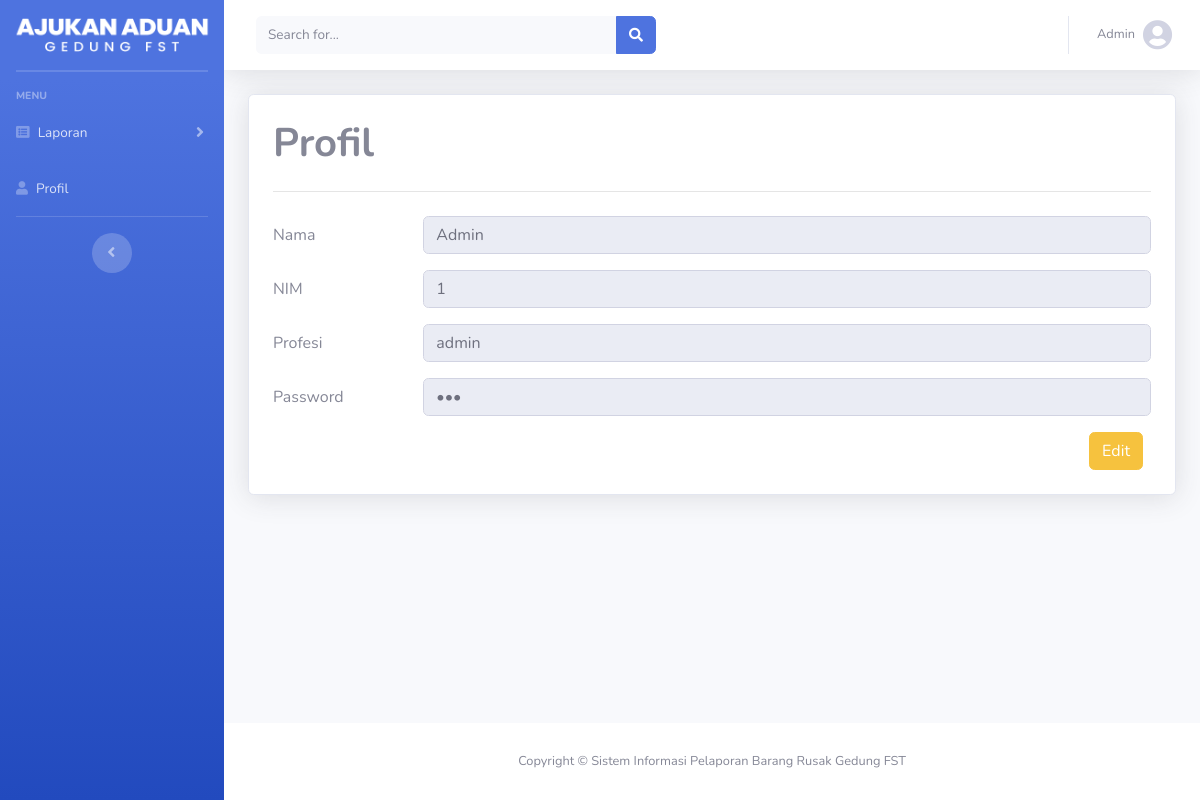
Screenshot of /user/profil.php (signed in) with the database file from the repository.
### tables this page shows
CREATE TABLE `actor` (
  `nim` int(30) NOT NULL,
  `nama` varchar(100) NOT NULL,
  `profesi` varchar(255) NOT NULL,
  `password` varchar(30) NOT NULL,
  `level` int(3) NOT NULL
);

### user/profil.php (the view)
<?php
require "layout/top.php";
require "../connection/conn.php";
$nim = $_SESSION['actor']['nim'];
$query = "SELECT * FROM actor WHERE nim = '$nim'";
$result = mysqli_query($conn, $query);
$data = mysqli_fetch_array($result);
?>
<main  class="card shadow mb-4">
  <div class="container-fluid px-4">
    <h1 class="mt-4 mb-4 font-weight-bold">Profil</h1>
    <hr class="my-4">
    <form action="update-profi.php" method="post" enctype="multipart/form-data">
      <div class="mb-3 row">
        <label for="nama" class="col-sm-2 col-form-label">Nama</label>
        <div class="col-sm-10">
          <input type="text" class="form-control" id="nama" name="nama" required readonly
            value="<?= $data['nama'] ?>">
        </div>
      </div>
      <div class="mb-3 row">
        <label for="nim" class="col-sm-2 col-form-label">NIM</label>
        <div class="col-sm-10">
          <input type="text" class="form-control" id="nim" name="nim" required readonly
            value="<?= $data['nim'] ?>">
        </div>
      </div>
      <div class="mb-3 row">
        <label for="profesi" class="col-sm-2 col-form-label">Profesi</label>
        <div class="col-sm-10">
          <input type="text" class="form-control" id="profesi" name="profesi" required readonly
            value="<?= $data['profesi'] ?>">
        </div>
      </div>
      <div class="mb-3 row">
        <label for="password" class="col-sm-2 col-form-label">Password</label>
        <div class="col-sm-10">
          <input type="password" class="form-control" id="password" name="password" required readonly
            value="<?= $data['password'] ?>">
        </div>
      </div>
      <div class="d-flex justify-content-end mb-4">
        <button class="btn btn-warning mr-2" type="submit" name="ubah_profil">Edit</button>
      </div>
    </form>
  </div>
</main>
<?php
require "layout/footer.php";
?>
<?php
require "layout/bottom.php";
?>

### rows the page displays
actor: nama "Admin", nim "1", profesi "admin"

### other values shown
$_SESSION['actor']['nama'] "Admin"
